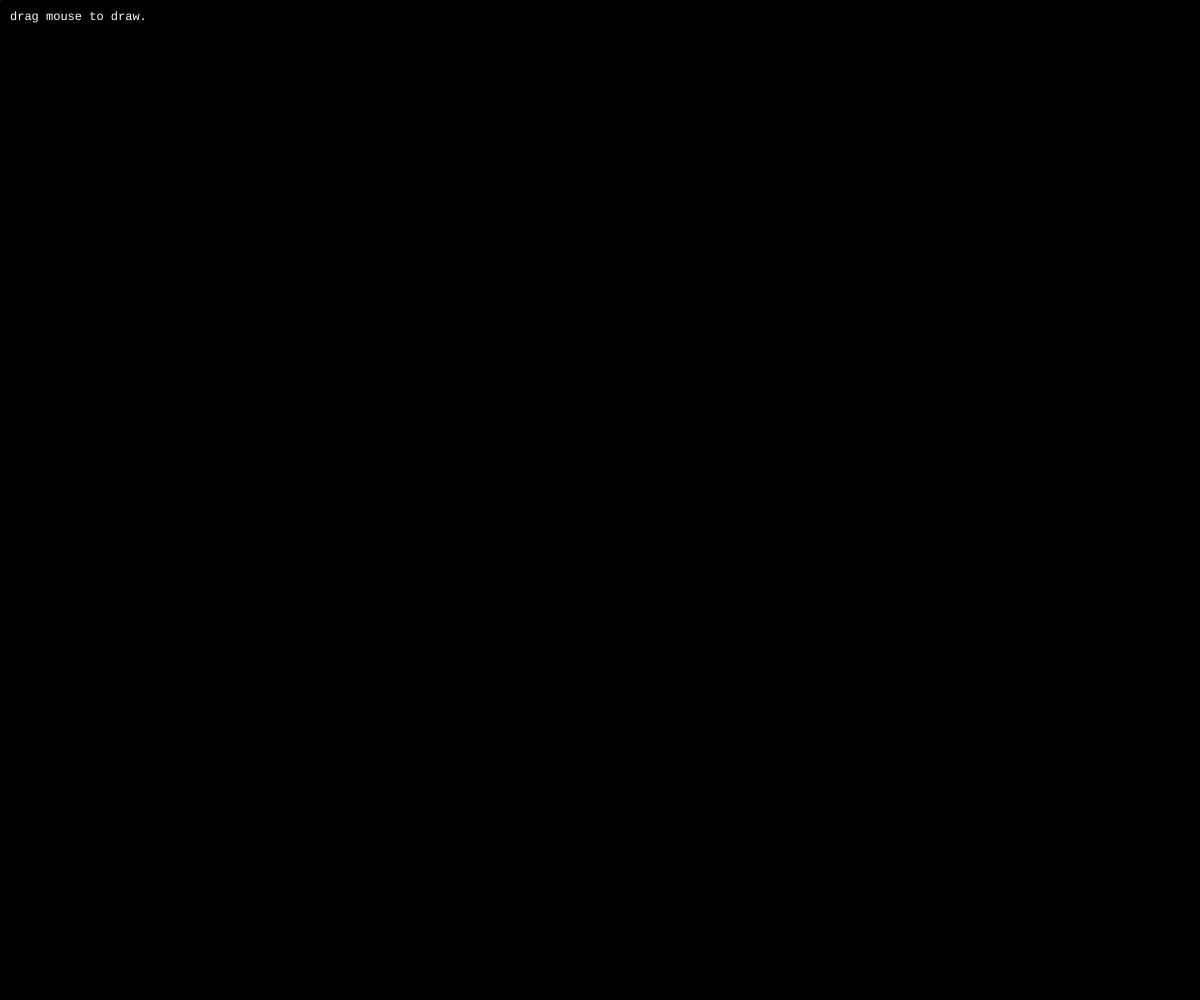
Frame 1 (no input)
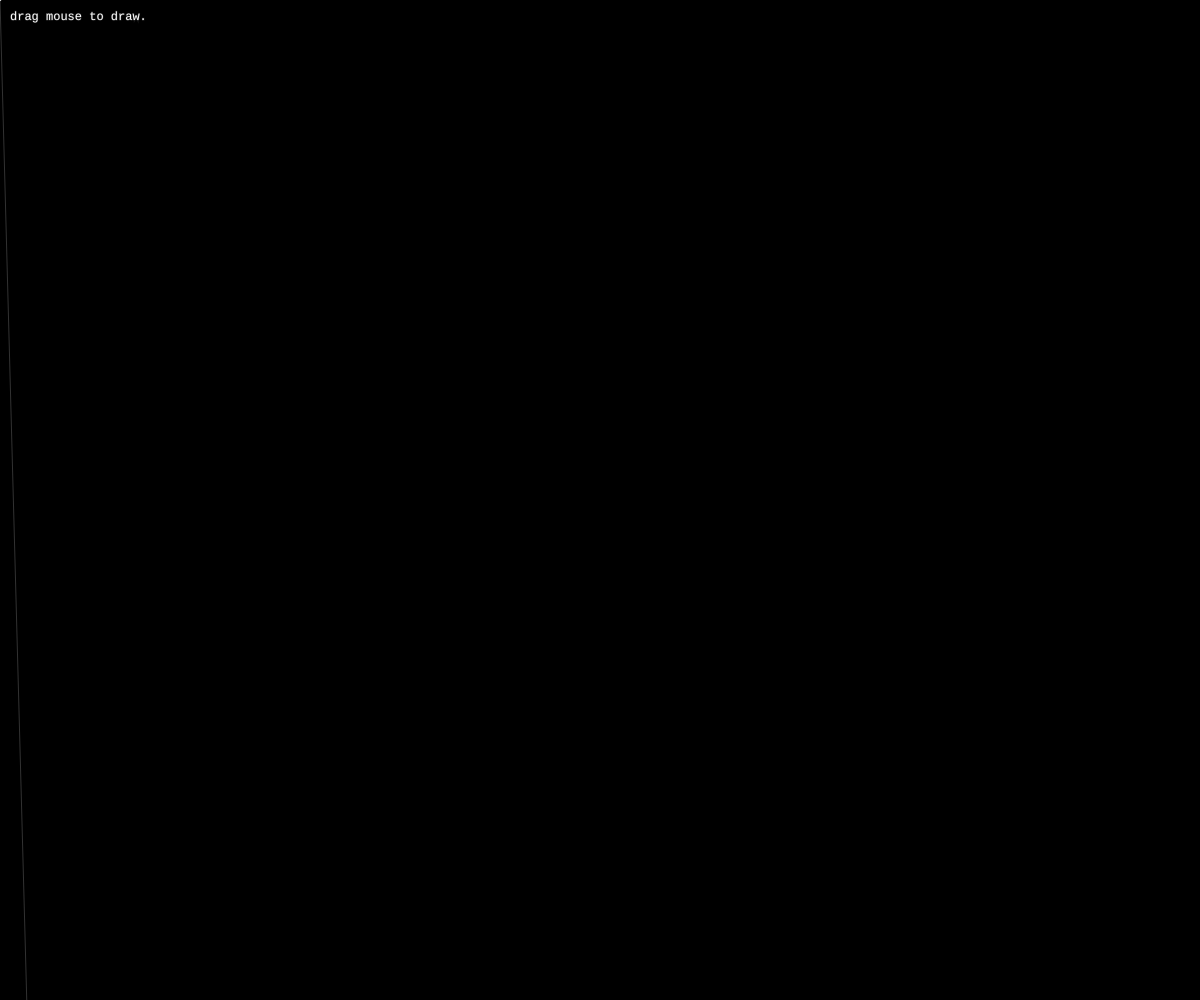
Frame 60 (no input)
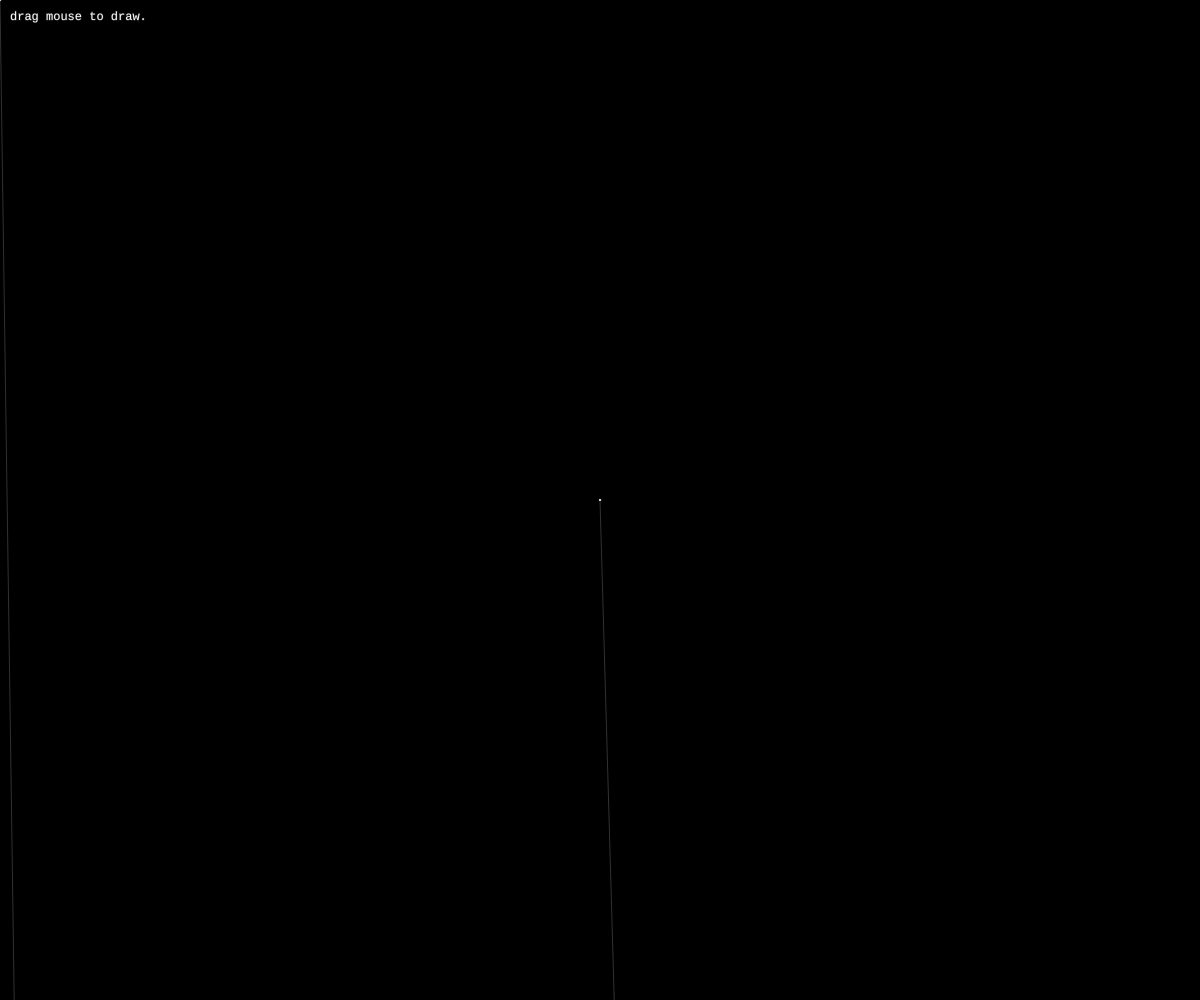
Frame 120 (the mouse pressed at the canvas centre since frame 60)

The p5.js sketch that drew these frames (run headless with seeded random() and noise() and a simulated clock; from frame 60 on, the mouse is pressed at the canvas centre):

// p5.js sketch
// ── sketch.js
var t = 0;

function Circle(_x, _y, _dia) {
  this.x = _x;
  this.y = _y;
  this.dia = _dia; 
  
  this.draw = function() {
    fill(255);
    ellipse(this.x, this.y, this.dia, this.dia);
  }
}

function Line(_x1, _y1, _x2, _y2) {
  this.x1 = _x1;
  this.y1 = _y1;
  this.x2 = _x2;
  this.y2 = _y2;
  
  this.draw = function() {
    noFill();
    stroke(255,50);
    line(this.x1, this.y1, this.x2, this.y2)
  }
  
  this.move = function() {
    t += 0.1;
    this.x2 = this.x1 + noise(t)*10 + 50;
    this.y2 = this.y2 + noise(t*100)*50 + 10;
  }
}

function setup() {
  createCanvas(windowWidth, windowHeight);
}

var circles = [];
var lines = [];

function mouseMoved(){
  circles.push(new Circle(mouseX, mouseY, 2));
  lines.push(new Line(mouseX, mouseY, mouseX, mouseY));
}

function draw() {
  background(0);
  textFont("courier");
  fill(255);
  text("drag mouse to draw.", 10, 20);
  for (var i=0; i<circles.length; i++) {
   circles[i].draw();
   lines[i].draw();
   lines[i].move();
  }

 

}
